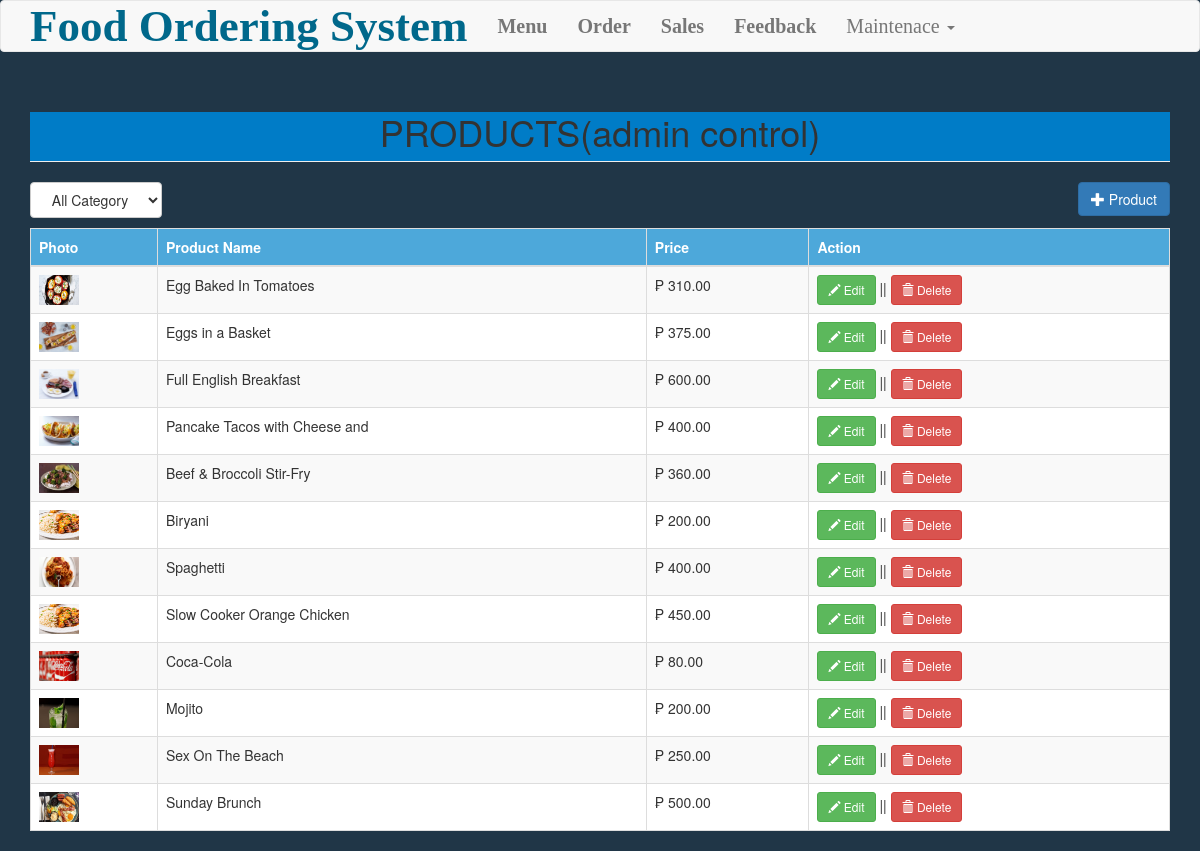
The page /product.php on the database its author committed.
### tables this page shows
CREATE TABLE `product` (
  `productid` int(11) NOT NULL,
  `categoryid` int(1) NOT NULL,
  `productname` varchar(30) NOT NULL,
  `price` double NOT NULL,
  `photo` varchar(150) NOT NULL
);

### product.php (the view, shortened to what this page needs)
<?php include('header.php'); ?>
<body style="background-color:#203647;">
<?php include('navbar.php'); ?>
<div class="container">
	<h1 class="page-header text-center"style="background-color:#007CC7;">PRODUCTS(admin control)</h1>
	<div class="row">
		<div class="col-md-12" >
			<select id="catList" class="btn btn-default">
			<option value="0">All Category</option>
			</select>
			<a href="#addproduct" data-toggle="modal" class="pull-right btn btn-primary"><span class="glyphicon glyphicon-plus"></span> Product</a>
		</div>
	</div>
	<div style="margin-top:10px;" >
		<table class="table table-striped table-bordered" style="background-color:white;">
			<thead style="background-color:#4DA8DA;color:white;">
				<th>Photo</th>
				<th>Product Name</th>
				<th>Price</th>
				<th>Action</th>
			</thead>
			<tbody>
				<?php
					$where = "";
					$sql="select * from product left join category on category.categoryid=product.categoryid $where order by product.categoryid asc, productname asc";
					$query=$conn->query($sql);
					while($row=$query->fetch_array()){
						?>
						<tr>
							<td><a href="<?php if(empty($row['photo'])){echo "upload/noimage.jpg";} else{echo $row['photo'];} ?>"><img src="<?php if(empty($row['photo'])){echo "upload/noimage.jpg";} else{echo $row['photo'];} ?>" height="30px" width="40px"></a></td>
							<td><?php echo $row['productname']; ?></td>
							<td>&#8369; <?php echo number_format($row['price'], 2); ?></td>
							<td>
								<a href="#editproduct<?php echo $row['productid']; ?>" data-toggle="modal" class="btn btn-success btn-sm"><span class="glyphicon glyphicon-pencil"></span> Edit</a> || <a href="#deleteproduct<?php echo $row['productid']; ?>" data-toggle="modal" class="btn btn-danger btn-sm"><span class="glyphicon glyphicon-trash"></span> Delete</a>
							</td>
						</tr>
						<?php
					}
				?>
			</tbody>
		</table>
	</div>
</div>
</body>
</html>

### rows shown on the page
product: photo (picture), productname "Egg Baked In Tomatoes", price "310.00"
product: photo (picture), productname "Eggs in a Basket", price "375.00"
product: photo (picture), productname "Full English Breakfast", price "600.00"
product: photo (picture), productname "Pancake Tacos with Cheese and", price "400.00"
product: photo (picture), productname "Beef & Broccoli Stir-Fry", price "360.00"
product: photo (picture), productname "Biryani", price "200.00"
product: photo (picture), productname "Spaghetti", price "400.00"
product: photo (picture), productname "Slow Cooker Orange Chicken", price "450.00"
product: photo (picture), productname "Coca-Cola", price "80.00"
product: photo (picture), productname "Mojito", price "200.00"
product: photo (picture), productname "Sex On The Beach", price "250.00"
product: photo (picture), productname "Sunday Brunch", price "500.00"
